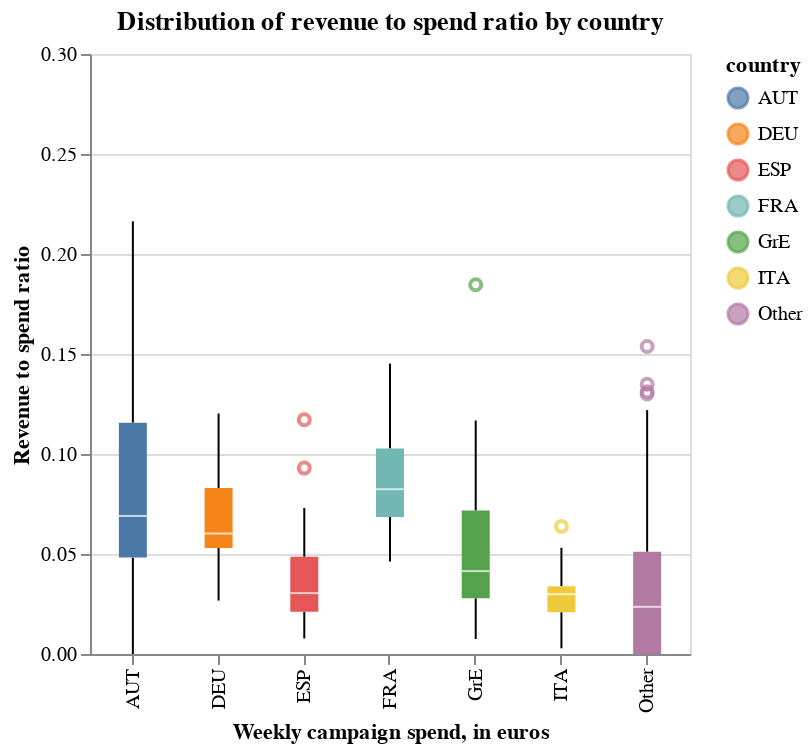

This figure's notebook cell:
### Markdown cell above
**Methodology**

Instead of aggregating the results by country for the whole period (as done above), we here look at the efficiency of our campaigns by country, on a weekly basis. The goal is to see if the marginal amount of revenues we earn decreases with the level of spend.


**Findings**

The graph below seems to confirm our initial findings, with France, Austria and Germany ranking on top.

### Code cell
alt.Chart(
    dfc[["country", "cost_with_vat", "value_6m", "rev_to_spend"]]
).mark_boxplot().encode(
    x=alt.X("country:N", axis=alt.Axis(title="Weekly campaign spend, in euros")),
    y=alt.Y(
        "rev_to_spend:Q",
        axis=alt.Axis(title="Revenue to spend ratio"),
        scale=alt.Scale(domain=[0, 0.3]),
    ),
    color="country:N",
).properties(
    width=300,
    height=300,
    title="Distribution of revenue to spend ratio by country",
)

### Figure 1 — Vega-Lite specification as saved in the notebook (floating-point values rounded to 4 significant figures; data arrays with more than 128 entries replaced by an {"elided": "..."} marker saying what was removed)
{"config": {"view": {"continuousWidth": 400, "continuousHeight": 300}}, "data": {"name": "data-a609097a45211269d82338bda3e5eee1"}, "mark": "boxplot", "encoding": {"color": {"type": "nominal", "field": "country"}, "x": {"type": "nominal", "axis": {"title": "Weekly campaign spend, in euros"}, "field": "country"}, "y": {"type": "quantitative", "axis": {"title": "Revenue to spend ratio"}, "field": "rev_to_spend", "scale": {"domain": [0, 0.3]}}}, "height": 300, "title": "Distribution of revenue to spend ratio by country", "width": 300, "$schema": "https://vega.github.io/schema/vega-lite/v4.8.1.json", "datasets": {"data-a609097a45211269d82338bda3e5eee1": {"elided": "336 records"}}}
